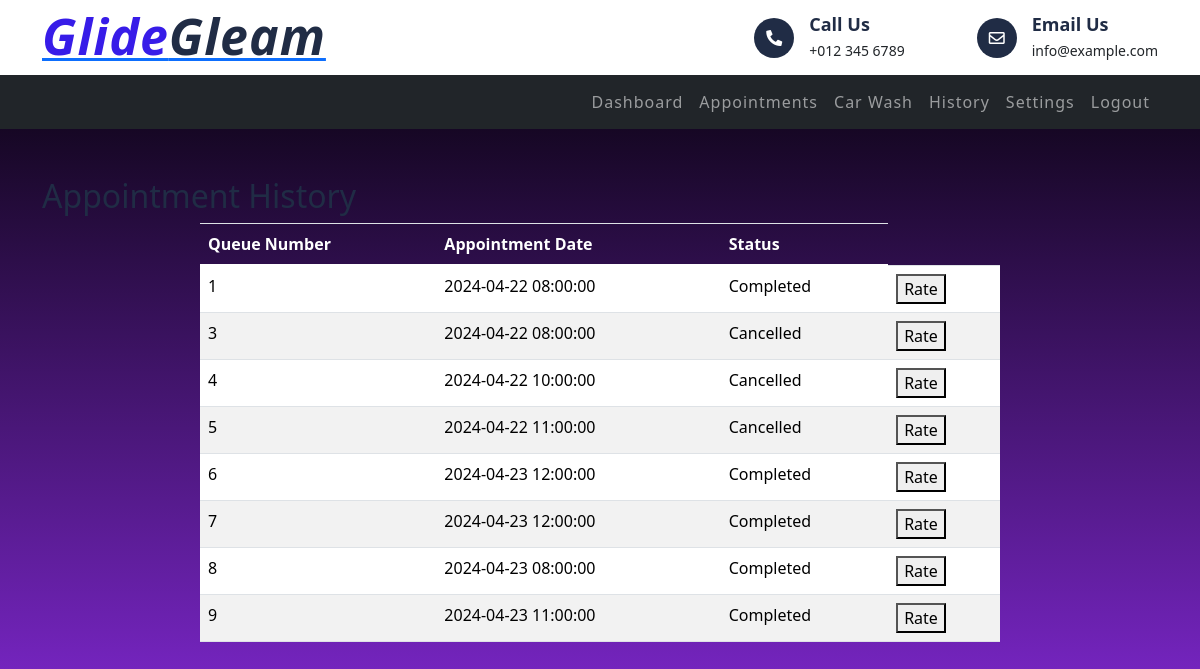
Before: /vehicleOwner/history.php (signed in) with the older database file.
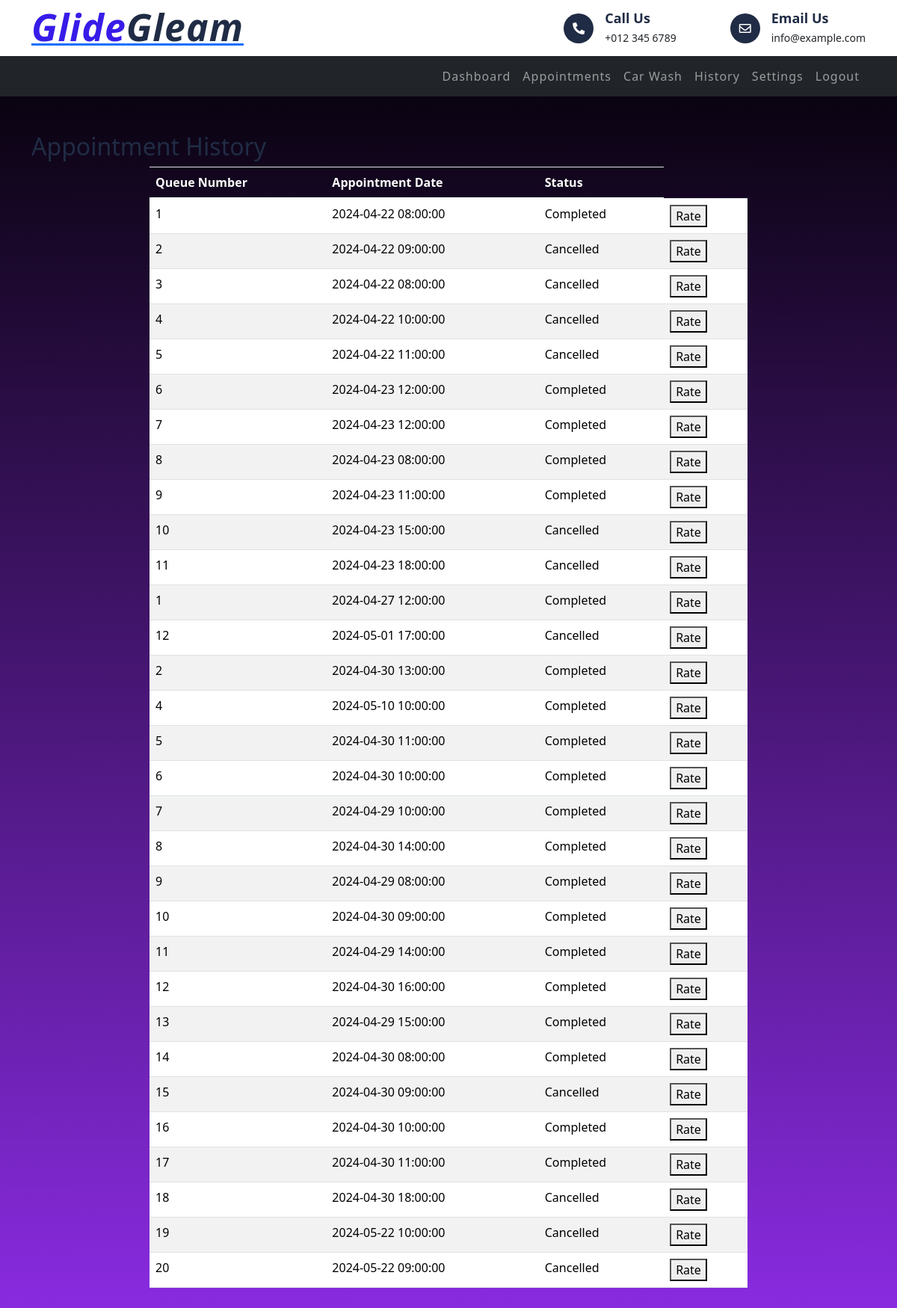
After: the same page with the newer database file.
### tables this page shows
CREATE TABLE `appointment` (
  `appointment_id` int(4) NOT NULL,
  `vehicle_owner_id` int(4) NOT NULL,
  `shop_info_id` int(4) NOT NULL,
  `queue_number` int(3) NOT NULL,
  `appointment_date` datetime NOT NULL,
  `status` varchar(15) NOT NULL,
  `service_id` int(5) NOT NULL,
  `vehicle_type` varchar(10) NOT NULL,
  `vehicle_size` varchar(7) NOT NULL,
  `license_plate` varchar(15) NOT NULL,
  `rating` int(11) DEFAULT NULL,
  `comments` text DEFAULT NULL
);

### vehicleOwner/history.php (the view, shortened to what the changed rows need)
<?php
include("../connection.php");
?>
<!DOCTYPE html>
<html lang="en">
<head>
    <link href="https://stackpath.bootstrapcdn.com/bootstrap/4.5.2/css/bootstrap.min.css" rel="stylesheet">
    <link href="https://stackpath.bootstrapcdn.com/bootstrap/4.4.1/css/bootstrap.min.css" rel="stylesheet">
        <link href="https://cdnjs.cloudflare.com/ajax/libs/font-awesome/5.10.0/css/all.min.css" rel="stylesheet">
        <link href="lib/flaticon/font/flaticon.css" rel="stylesheet">
        <link href="lib/animate/animate.min.css" rel="stylesheet">
        <link href="lib/owlcarousel/assets/owl.carousel.min.css" rel="stylesheet">
        <link href="https://cdnjs.cloudflare.com/ajax/libs/font-awesome/5.15.4/css/all.min.css" rel="stylesheet">
        <link href="../css/style.css" rel="stylesheet">
        <link href="https://cdn.jsdelivr.net/npm/bootstrap@5.0.0-beta2/dist/css/bootstrap.min.css" rel="stylesheet" />
</head>
<body>
    <div class="top-bar">
            <div class="container">
                <div class="row align-items-center">
                    <div class="col-lg-4 col-md-12">
                        <div class="logo">
                            <a href="index.php">
                                <h1>Glide<span>Gleam</span></h1>
                            </a>
                        </div>
                    </div>
                </div>
            </div>
        </div>
    <div class="container my-5">
    <h2>Appointment History</h2>
    <table class="table">
        <thead>
            <tr>
                <th>Queue Number</th>
                <th>Appointment Date</th>
                <th>Status</th>
            </tr>
        </thead>
        <tbody>
            <?php
            $historyQuery = "SELECT queue_number, appointment_date, status
                            FROM appointment
                            WHERE vehicle_owner_id = {$_SESSION['id']}
                            AND status != 'Not Completed'";
            $historyResult = $database->query($historyQuery);
            while ($row = $historyResult->fetch_assoc()) {
                echo "<tr>";
                echo "<td>{$row['queue_number']}</td>";
                echo "<td>{$row['appointment_date']}</td>";
                echo "<td>{$row['status']}</td>";
                echo "<td>";
                if (isset($row['rating'])) {
                    echo "<div class='rating'>";
                    for ($i = 1; $i <= 5; $i++) {
                        if ($i <= $row['rating']) {
                            echo "<i class='fas fa-star'></i>";
                        } else {
                            echo "<i class='far fa-star'></i>";
                        }
                    }
                    echo "</div>";
                } else {
                    echo "<button class='rate-btn' data-queue='{$row['queue_number']}'>Rate</button>";
                }
                echo "</td>";
                echo "</tr>";
            }
            ?>
        </tbody>
    </table>
</div>

Changed rows visible on the page:
now on this page (row edited): appointment: queue_number "2", appointment_date "2024-04-22 09:00:00", status "Cancelled"
now on this page (row edited): appointment: queue_number "10", appointment_date "2024-04-23 15:00:00", status "Cancelled"
now on this page (row edited): appointment: queue_number "11", appointment_date "2024-04-23 18:00:00", status "Cancelled"
added appointment: queue_number "1", appointment_date "2024-04-27 12:00:00", status "Completed"
added appointment: queue_number "12", appointment_date "2024-05-01 17:00:00", status "Cancelled"
added appointment: queue_number "2", appointment_date "2024-04-30 13:00:00", status "Completed"
added appointment: queue_number "4", appointment_date "2024-05-10 10:00:00", status "Completed"
added appointment: queue_number "5", appointment_date "2024-04-30 11:00:00", status "Completed"
added appointment: queue_number "6", appointment_date "2024-04-30 10:00:00", status "Completed"
added appointment: queue_number "7", appointment_date "2024-04-29 10:00:00", status "Completed"
added appointment: queue_number "8", appointment_date "2024-04-30 14:00:00", status "Completed"
added appointment: queue_number "9", appointment_date "2024-04-29 08:00:00", status "Completed"
added appointment: queue_number "10", appointment_date "2024-04-30 09:00:00", status "Completed"
added appointment: queue_number "11", appointment_date "2024-04-29 14:00:00", status "Completed"
added appointment: queue_number "12", appointment_date "2024-04-30 16:00:00", status "Completed"
added appointment: queue_number "13", appointment_date "2024-04-29 15:00:00", status "Completed"
added appointment: queue_number "14", appointment_date "2024-04-30 08:00:00", status "Completed"
added appointment: queue_number "15", appointment_date "2024-04-30 09:00:00", status "Cancelled"
added appointment: queue_number "16", appointment_date "2024-04-30 10:00:00", status "Completed"
added appointment: queue_number "17", appointment_date "2024-04-30 11:00:00", status "Completed"
added appointment: queue_number "18", appointment_date "2024-04-30 18:00:00", status "Cancelled"
added appointment: queue_number "19", appointment_date "2024-05-22 10:00:00", status "Cancelled"
added appointment: queue_number "20", appointment_date "2024-05-22 09:00:00", status "Cancelled"
